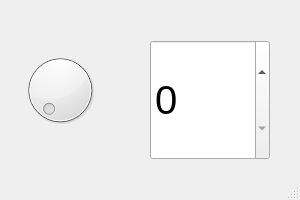
<?xml version="1.0" encoding="UTF-8"?>
<ui version="4.0">
 <class>Dialog</class>
 <widget class="QDialog" name="Dialog">
  <property name="geometry">
   <rect>
    <x>0</x>
    <y>0</y>
    <width>300</width>
    <height>200</height>
   </rect>
  </property>
  <property name="minimumSize">
   <size>
    <width>300</width>
    <height>200</height>
   </size>
  </property>
  <property name="maximumSize">
   <size>
    <width>300</width>
    <height>200</height>
   </size>
  </property>
  <property name="windowTitle">
   <string>Dialog</string>
  </property>
  <property name="sizeGripEnabled">
   <bool>true</bool>
  </property>
  <widget class="QSpinBox" name="spinBox">
   <property name="geometry">
    <rect>
     <x>150</x>
     <y>40</y>
     <width>120</width>
     <height>120</height>
    </rect>
   </property>
   <property name="minimumSize">
    <size>
     <width>120</width>
     <height>120</height>
    </size>
   </property>
   <property name="maximumSize">
    <size>
     <width>120</width>
     <height>120</height>
    </size>
   </property>
   <property name="font">
    <font>
     <pointsize>30</pointsize>
    </font>
   </property>
   <property name="maximum">
    <number>500</number>
   </property>
  </widget>
  <widget class="QDial" name="dial">
   <property name="geometry">
    <rect>
     <x>20</x>
     <y>50</y>
     <width>80</width>
     <height>80</height>
    </rect>
   </property>
   <property name="minimumSize">
    <size>
     <width>80</width>
     <height>80</height>
    </size>
   </property>
   <property name="maximumSize">
    <size>
     <width>80</width>
     <height>80</height>
    </size>
   </property>
   <property name="maximum">
    <number>500</number>
   </property>
   <property name="singleStep">
    <number>0</number>
   </property>
  </widget>
 </widget>
 <resources/>
 <connections/>
</ui>
